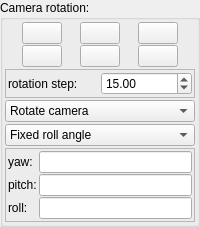
            <widget class="QGroupBox" name="groupBox_rotation">
             <property name="title">
              <string>Camera rotation:</string>
             </property>
             <layout class="QVBoxLayout" name="verticalLayout_3">
              <property name="spacing">
               <number>2</number>
              </property>
              <property name="leftMargin">
               <number>2</number>
              </property>
              <property name="topMargin">
               <number>2</number>
              </property>
              <property name="rightMargin">
               <number>2</number>
              </property>
              <property name="bottomMargin">
               <number>2</number>
              </property>
              <item>
               <layout class="QGridLayout" name="gridLayout_2">
                <property name="spacing">
                 <number>1</number>
                </property>
                <item row="3" column="1">
                 <widget class="QPushButton" name="bu_rotate_left">
                  <property name="minimumSize">
                   <size>
                    <width>0</width>
                    <height>0</height>
                   </size>
                  </property>
                  <property name="maximumSize">
                   <size>
                    <width>40</width>
                    <height>40</height>
                   </size>
                  </property>
                  <property name="text">
                   <string/>
                  </property>
                  <property name="icon">
                   <iconset resource="icons.qrc">
                    <normaloff>:/arrows/icons/go-previous.png</normaloff>:/arrows/icons/go-previous.png</iconset>
                  </property>
                  <property name="iconSize">
                   <size>
                    <width>32</width>
                    <height>32</height>
                   </size>
                  </property>
                 </widget>
                </item>
                <item row="2" column="2">
                 <widget class="QPushButton" name="bu_rotate_up">
                  <property name="sizePolicy">
                   <sizepolicy hsizetype="Fixed" vsizetype="Fixed">
                    <horstretch>0</horstretch>
                    <verstretch>0</verstretch>
                   </sizepolicy>
                  </property>
                  <property name="minimumSize">
                   <size>
                    <width>0</width>
                    <height>0</height>
                   </size>
                  </property>
                  <property name="maximumSize">
                   <size>
                    <width>40</width>
                    <height>40</height>
                   </size>
                  </property>
                  <property name="text">
                   <string/>
                  </property>
                  <property name="icon">
                   <iconset resource="icons.qrc">
                    <normaloff>:/arrows/icons/go-up.png</normaloff>:/arrows/icons/go-up.png</iconset>
                  </property>
                  <property name="iconSize">
                   <size>
                    <width>32</width>
                    <height>32</height>
                   </size>
                  </property>
                 </widget>
                </item>
                <item row="3" column="3">
                 <widget class="QPushButton" name="bu_rotate_right">
                  <property name="minimumSize">
                   <size>
                    <width>0</width>
                    <height>0</height>
                   </size>
                  </property>
                  <property name="maximumSize">
                   <size>
                    <width>40</width>
                    <height>40</height>
                   </size>
                  </property>
                  <property name="text">
                   <string/>
                  </property>
                  <property name="icon">
                   <iconset resource="icons.qrc">
                    <normaloff>:/arrows/icons/go-next.png</normaloff>:/arrows/icons/go-next.png</iconset>
                  </property>
                  <property name="iconSize">
                   <size>
                    <width>32</width>
                    <height>32</height>
                   </size>
                  </property>
                 </widget>
                </item>
                <item row="2" column="3">
                 <widget class="QPushButton" name="bu_rotate_roll_right">
                  <property name="minimumSize">
                   <size>
                    <width>0</width>
                    <height>0</height>
                   </size>
                  </property>
                  <property name="maximumSize">
                   <size>
                    <width>40</width>
                    <height>40</height>
                   </size>
                  </property>
                  <property name="text">
                   <string/>
                  </property>
                  <property name="icon">
                   <iconset resource="icons.qrc">
                    <normaloff>:/arrows/icons/object-rotate-right.png</normaloff>:/arrows/icons/object-rotate-right.png</iconset>
                  </property>
                  <property name="iconSize">
                   <size>
                    <width>32</width>
                    <height>32</height>
                   </size>
                  </property>
                 </widget>
                </item>
                <item row="2" column="1">
                 <widget class="QPushButton" name="bu_rotate_roll_left">
                  <property name="minimumSize">
                   <size>
                    <width>0</width>
                    <height>0</height>
                   </size>
                  </property>
                  <property name="maximumSize">
                   <size>
                    <width>40</width>
                    <height>40</height>
                   </size>
                  </property>
                  <property name="text">
                   <string/>
                  </property>
                  <property name="icon">
                   <iconset resource="icons.qrc">
                    <normaloff>:/arrows/icons/object-rotate-left.png</normaloff>:/arrows/icons/object-rotate-left.png</iconset>
                  </property>
                  <property name="iconSize">
                   <size>
                    <width>32</width>
                    <height>32</height>
                   </size>
                  </property>
                 </widget>
                </item>
                <item row="3" column="2">
                 <widget class="QPushButton" name="bu_rotate_down">
                  <property name="minimumSize">
                   <size>
                    <width>0</width>
                    <height>0</height>
                   </size>
                  </property>
                  <property name="maximumSize">
                   <size>
                    <width>40</width>
                    <height>40</height>
                   </size>
                  </property>
                  <property name="text">
                   <string/>
                  </property>
                  <property name="icon">
                   <iconset resource="icons.qrc">
                    <normaloff>:/arrows/icons/go-down.png</normaloff>:/arrows/icons/go-down.png</iconset>
                  </property>
                  <property name="iconSize">
                   <size>
                    <width>32</width>
                    <height>32</height>
                   </size>
                  </property>
                 </widget>
                </item>
               </layout>
              </item>
              <item>
               <widget class="QFrame" name="single_camera_movenent_step_de_3">
                <property name="frameShape">
                 <enum>QFrame::StyledPanel</enum>
                </property>
                <property name="frameShadow">
                 <enum>QFrame::Raised</enum>
                </property>
                <layout class="QVBoxLayout" name="verticalLayout_57">
                 <property name="spacing">
                  <number>2</number>
                 </property>
                 <property name="leftMargin">
                  <number>2</number>
                 </property>
                 <property name="topMargin">
                  <number>2</number>
                 </property>
                 <property name="rightMargin">
                  <number>2</number>
                 </property>
                 <property name="bottomMargin">
                  <number>2</number>
                 </property>
                 <item>
                  <layout class="QHBoxLayout" name="horizontalLayout_11">
                   <property name="spacing">
                    <number>2</number>
                   </property>
                   <item>
                    <widget class="QLabel" name="label_125">
                     <property name="text">
                      <string>rotation step:</string>
                     </property>
                    </widget>
                   </item>
                   <item>
                    <widget class="MyDoubleSpinBox" name="spinbox_camera_rotation_step">
                     <property name="prefix">
                      <string/>
                     </property>
                     <property name="suffix">
                      <string/>
                     </property>
                     <property name="decimals">
                      <number>2</number>
                     </property>
                     <property name="minimum">
                      <double>0.100000000000000</double>
                     </property>
                     <property name="maximum">
                      <double>90.000000000000000</double>
                     </property>
                     <property name="singleStep">
                      <double>5.000000000000000</double>
                     </property>
                     <property name="value">
                      <double>15.000000000000000</double>
                     </property>
                    </widget>
                   </item>
                  </layout>
                 </item>
                </layout>
               </widget>
              </item>
              <item>
               <widget class="QComboBox" name="comboBox_camera_rotation_mode">
                <item>
                 <property name="text">
                  <string>Rotate camera</string>
                 </property>
                </item>
                <item>
                 <property name="text">
                  <string>Rotate around target</string>
                 </property>
                </item>
               </widget>
              </item>
              <item>
               <widget class="QComboBox" name="comboBox_camera_straight_rotation">
                <item>
                 <property name="text">
                  <string>Fixed roll angle</string>
                 </property>
                </item>
                <item>
                 <property name="text">
                  <string>Staight rotation</string>
                 </property>
                </item>
               </widget>
              </item>
              <item>
               <widget class="QFrame" name="vect3_view_angle">
                <property name="frameShape">
                 <enum>QFrame::StyledPanel</enum>
                </property>
                <property name="frameShadow">
                 <enum>QFrame::Raised</enum>
                </property>
                <layout class="QVBoxLayout" name="verticalLayout_13">
                 <property name="spacing">
                  <number>2</number>
                 </property>
                 <property name="leftMargin">
                  <number>2</number>
                 </property>
                 <property name="topMargin">
                  <number>2</number>
                 </property>
                 <property name="rightMargin">
                  <number>2</number>
                 </property>
                 <property name="bottomMargin">
                  <number>2</number>
                 </property>
                 <item>
                  <layout class="QFormLayout" name="formLayout_coordinates">
                   <property name="fieldGrowthPolicy">
                    <enum>QFormLayout::ExpandingFieldsGrow</enum>
                   </property>
                   <property name="horizontalSpacing">
                    <number>2</number>
                   </property>
                   <property name="verticalSpacing">
                    <number>1</number>
                   </property>
                   <item row="0" column="0">
                    <widget class="QLabel" name="label_15">
                     <property name="text">
                      <string>yaw:</string>
                     </property>
                    </widget>
                   </item>
                   <item row="0" column="1">
                    <widget class="MyLineEdit" name="vect3_camera_rotation_x"/>
                   </item>
                   <item row="1" column="0">
                    <widget class="QLabel" name="label_16">
                     <property name="text">
                      <string>pitch:</string>
                     </property>
                    </widget>
                   </item>
                   <item row="1" column="1">
                    <widget class="MyLineEdit" name="vect3_camera_rotation_y"/>
                   </item>
                   <item row="2" column="0">
                    <widget class="QLabel" name="label_17">
                     <property name="text">
                      <string>roll:</string>
                     </property>
                    </widget>
                   </item>
                   <item row="2" column="1">
                    <widget class="MyLineEdit" name="vect3_camera_rotation_z"/>
                   </item>
                  </layout>
                 </item>
                </layout>
               </widget>
              </item>
             </layout>
            </widget>
